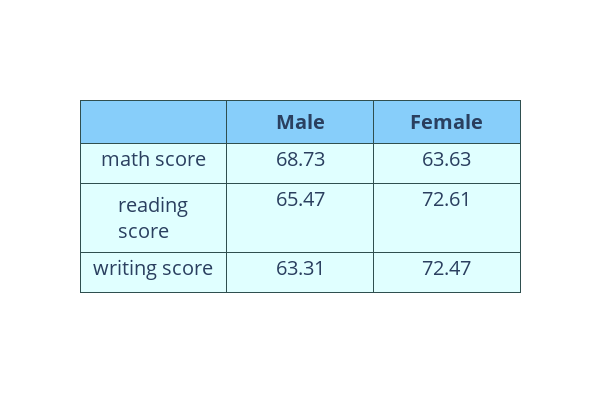

The code cell stored with this chart in its notebook:
### Code cell
gender_mean_score = data.groupby('gender')[['math score', 'reading score', 'writing score']].mean().round(2).transpose()
fig = go.Figure(data = [
    go.Table(
        header = {
            'values': ['', '<b>Male</b>', '<b>Female</b>'],
            'line_color' : 'darkslategrey',
            'fill_color' : 'lightskyblue',
            'align' : 'center',
            'height' : 40,
            'font_size': 20
        },
        cells = {
            'values' : [gender_mean_score.index, gender_mean_score['male'], gender_mean_score['female']],
            'line_color' : 'darkslategrey',
            'fill_color' : 'lightcyan',
            'align' : 'center',
            'height' : 40,
            'font_size': 20
        }
    )
])

fig.update_layout(width = 600, height = 400)
fig.show()

### Figure 1 — Plotly figure (JSON) as saved in the notebook; plotly's stock layout.template omitted (floating-point values rounded to 4 significant figures)
{"data": [{"cells": {"align": "center", "fill": {"color": "lightcyan"}, "font": {"size": 20}, "height": 40, "line": {"color": "darkslategrey"}, "values": [["math score", "reading score", "writing score"], [68.73, 65.47, 63.31], [63.63, 72.61, 72.47]]}, "header": {"align": "center", "fill": {"color": "lightskyblue"}, "font": {"size": 20}, "height": 40, "line": {"color": "darkslategrey"}, "values": ["", "<b>Male</b>", "<b>Female</b>"]}, "type": "table"}], "layout": {"height": 400, "width": 600}}
